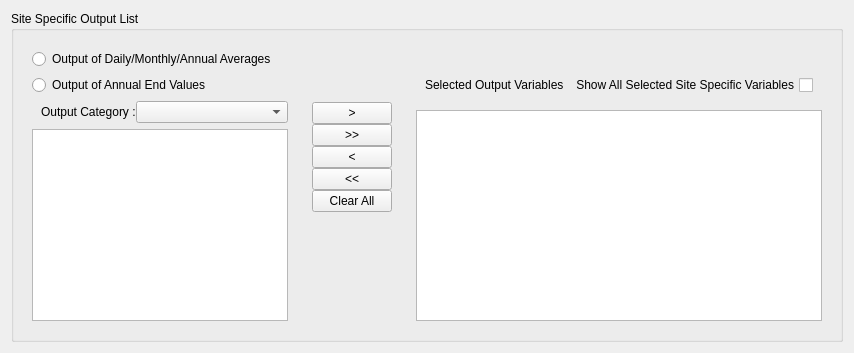
        <widget class="QWidget" name="tabSiteSpecificOutput">
         <attribute name="title">
          <string>Output List: Site Specific</string>
         </attribute>
         <layout class="QVBoxLayout" name="verticalLayout_5">
          <item>
           <widget class="QGroupBox" name="gpbSiteSpecificOutputList">
            <property name="title">
             <string>Site Specific Output List</string>
            </property>
            <layout class="QGridLayout" name="gridLayout_9">
             <item row="0" column="0">
              <widget class="QFrame" name="frame_25">
               <property name="frameShape">
                <enum>QFrame::NoFrame</enum>
               </property>
               <property name="frameShadow">
                <enum>QFrame::Raised</enum>
               </property>
               <layout class="QVBoxLayout" name="verticalLayout_4">
                <item>
                 <widget class="QRadioButton" name="rbtSiteSpecificDailyOutput">
                  <property name="text">
                   <string>Output of Daily/Monthly/Annual Averages</string>
                  </property>
                 </widget>
                </item>
                <item>
                 <widget class="QRadioButton" name="rbtSiteSpecificAnnualOutput">
                  <property name="text">
                   <string>Output of Annual End Values</string>
                  </property>
                 </widget>
                </item>
                <item>
                 <widget class="QFrame" name="frame_26">
                  <property name="frameShape">
                   <enum>QFrame::NoFrame</enum>
                  </property>
                  <property name="frameShadow">
                   <enum>QFrame::Raised</enum>
                  </property>
                  <layout class="QHBoxLayout" name="horizontalLayout_4" stretch="0,2">
                   <property name="spacing">
                    <number>0</number>
                   </property>
                   <property name="topMargin">
                    <number>0</number>
                   </property>
                   <property name="rightMargin">
                    <number>0</number>
                   </property>
                   <property name="bottomMargin">
                    <number>0</number>
                   </property>
                   <item>
                    <widget class="QLabel" name="lblSiteSpecificOutputCategory">
                     <property name="text">
                      <string>Output Category :</string>
                     </property>
                    </widget>
                   </item>
                   <item>
                    <widget class="QComboBox" name="cmbSiteSpecificOutputCategory"/>
                   </item>
                  </layout>
                 </widget>
                </item>
                <item>
                 <widget class="QTableWidget" name="twSiteSpecificVariable">
                  <property name="alternatingRowColors">
                   <bool>true</bool>
                  </property>
                  <property name="selectionMode">
                   <enum>QAbstractItemView::MultiSelection</enum>
                  </property>
                  <property name="selectionBehavior">
                   <enum>QAbstractItemView::SelectRows</enum>
                  </property>
                  <property name="sortingEnabled">
                   <bool>true</bool>
                  </property>
                  <attribute name="verticalHeaderVisible">
                   <bool>false</bool>
                  </attribute>
                 </widget>
                </item>
               </layout>
              </widget>
             </item>
             <item row="0" column="1">
              <widget class="QFrame" name="frame_10">
               <property name="frameShape">
                <enum>QFrame::NoFrame</enum>
               </property>
               <property name="frameShadow">
                <enum>QFrame::Raised</enum>
               </property>
               <layout class="QVBoxLayout" name="verticalLayout_6" stretch="2,0,0,0,0,0,5">
                <property name="spacing">
                 <number>0</number>
                </property>
                <property name="topMargin">
                 <number>15</number>
                </property>
                <property name="bottomMargin">
                 <number>0</number>
                </property>
                <item>
                 <widget class="QFrame" name="frame_31">
                  <property name="frameShape">
                   <enum>QFrame::NoFrame</enum>
                  </property>
                  <property name="frameShadow">
                   <enum>QFrame::Raised</enum>
                  </property>
                 </widget>
                </item>
                <item>
                 <widget class="QPushButton" name="btnSiteSpecificVariableAdd">
                  <property name="text">
                   <string>&gt;</string>
                  </property>
                 </widget>
                </item>
                <item>
                 <widget class="QPushButton" name="btnSiteSpecificVariableAddAll">
                  <property name="text">
                   <string>&gt;&gt;</string>
                  </property>
                 </widget>
                </item>
                <item>
                 <widget class="QPushButton" name="btnSiteSpecificVariableRemove">
                  <property name="text">
                   <string>&lt;</string>
                  </property>
                 </widget>
                </item>
                <item>
                 <widget class="QPushButton" name="btnSiteSpecificVariableRemoveAll">
                  <property name="text">
                   <string>&lt;&lt;</string>
                  </property>
                 </widget>
                </item>
                <item>
                 <widget class="QPushButton" name="btnClearSiteVariables">
                  <property name="text">
                   <string>Clear All</string>
                  </property>
                 </widget>
                </item>
                <item>
                 <widget class="QFrame" name="frame_27">
                  <property name="frameShape">
                   <enum>QFrame::NoFrame</enum>
                  </property>
                  <property name="frameShadow">
                   <enum>QFrame::Raised</enum>
                  </property>
                 </widget>
                </item>
               </layout>
              </widget>
             </item>
             <item row="0" column="2">
              <widget class="QFrame" name="frame_28">
               <property name="frameShape">
                <enum>QFrame::NoFrame</enum>
               </property>
               <property name="frameShadow">
                <enum>QFrame::Raised</enum>
               </property>
               <layout class="QVBoxLayout" name="verticalLayout_11">
                <property name="topMargin">
                 <number>20</number>
                </property>
                <item>
                 <widget class="QFrame" name="frame_30">
                  <property name="frameShape">
                   <enum>QFrame::NoFrame</enum>
                  </property>
                  <property name="frameShadow">
                   <enum>QFrame::Raised</enum>
                  </property>
                 </widget>
                </item>
                <item>
                 <widget class="QFrame" name="frame_29">
                  <property name="frameShape">
                   <enum>QFrame::NoFrame</enum>
                  </property>
                  <property name="frameShadow">
                   <enum>QFrame::Raised</enum>
                  </property>
                  <layout class="QHBoxLayout" name="horizontalLayout_6">
                   <item>
                    <widget class="QLabel" name="lblSiteSpecificSelectedVariable">
                     <property name="text">
                      <string>Selected Output Variables</string>
                     </property>
                    </widget>
                   </item>
                   <item>
                    <widget class="QCheckBox" name="ckbShowAllSelectedSiteVariable">
                     <property name="layoutDirection">
                      <enum>Qt::RightToLeft</enum>
                     </property>
                     <property name="text">
                      <string>Show All Selected Site Specific Variables</string>
                     </property>
                     <property name="tristate">
                      <bool>false</bool>
                     </property>
                    </widget>
                   </item>
                  </layout>
                 </widget>
                </item>
                <item>
                 <widget class="QTableWidget" name="twSiteSpecificSelectedVariable">
                  <property name="alternatingRowColors">
                   <bool>true</bool>
                  </property>
                  <property name="selectionMode">
                   <enum>QAbstractItemView::MultiSelection</enum>
                  </property>
                  <property name="selectionBehavior">
                   <enum>QAbstractItemView::SelectRows</enum>
                  </property>
                  <property name="sortingEnabled">
                   <bool>true</bool>
                  </property>
                  <attribute name="verticalHeaderVisible">
                   <bool>false</bool>
                  </attribute>
                 </widget>
                </item>
               </layout>
              </widget>
             </item>
            </layout>
           </widget>
          </item>
         </layout>
        </widget>
